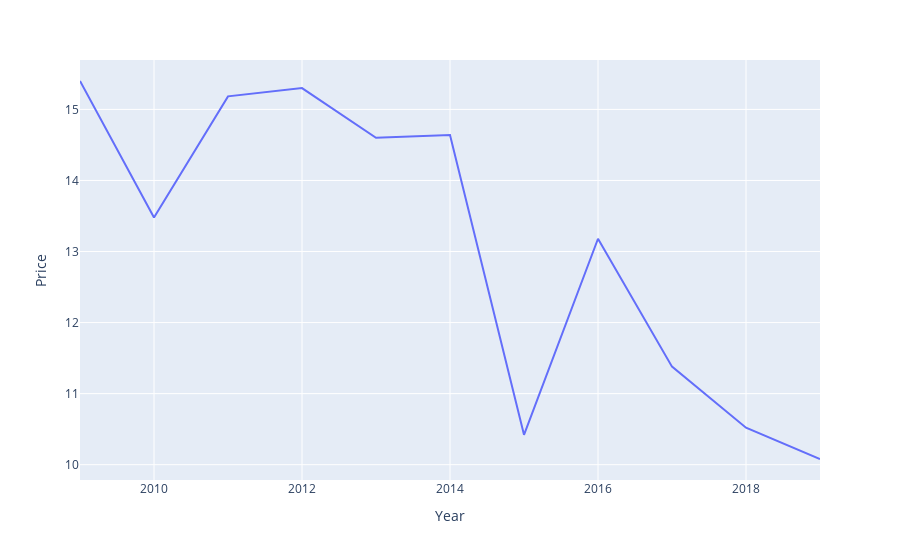

The notebook cell this image was saved under:
### Markdown cell above
Create a line chart of the average book price by year. Is there an identifiable trend?

### Code cell
# Create a line chart of the average book price by year
# hint: use the dataframe from the previous cell 
# and call the x= new_df.index so that the years show up in the chart 

px.line(by_year, x=by_year.index, y='Price')

### Figure 1 — Plotly figure (JSON) as saved in the notebook; plotly's stock layout.template omitted (floating-point values rounded to 4 significant figures)
{"data": [{"hovertemplate": "Year=%{x}<br>Price=%{y}<extra></extra>", "legendgroup": "", "line": {"color": "#636efa", "dash": "solid"}, "marker": {"symbol": "circle"}, "mode": "lines", "name": "", "orientation": "v", "showlegend": false, "type": "scatter", "x": [2009, 2010, 2011, 2012, 2013, 2014, 2015, 2016, 2017, 2018, 2019], "xaxis": "x", "y": [15.4, 13.48, 15.18, 15.3, 14.6, 14.64, 10.42, 13.18, 11.38, 10.52, 10.08], "yaxis": "y"}], "layout": {"autosize": true, "legend": {"tracegroupgap": 0}, "margin": {"t": 60}, "xaxis": {"anchor": "y", "autorange": true, "domain": [0, 1], "range": [2009, 2019], "title": {"text": "Year"}, "type": "linear"}, "yaxis": {"anchor": "x", "autorange": true, "domain": [0, 1], "range": [9.784, 15.7], "title": {"text": "Price"}, "type": "linear"}}}
